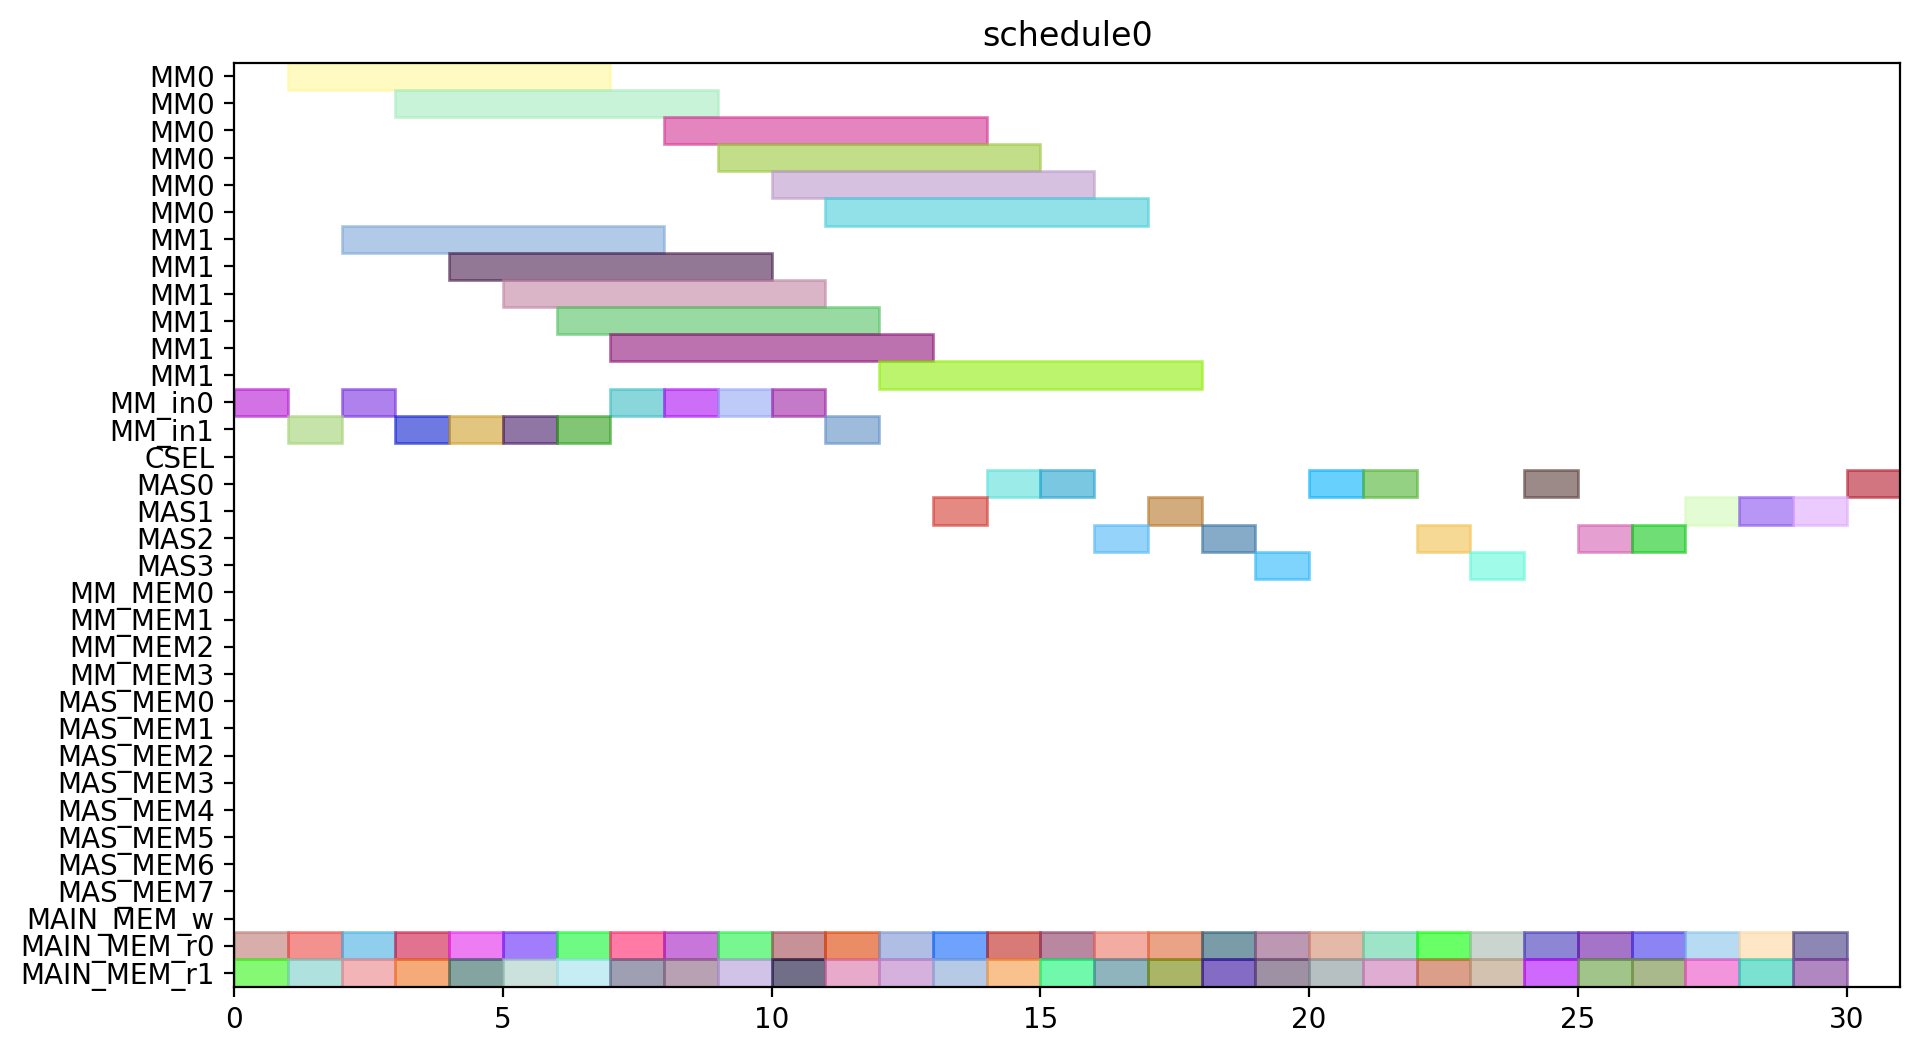

The Python source for this figure:
from pyschedule import Scenario, solvers, plotters, alt


def solve():
	horizon = 120
	S = Scenario("schedule0", horizon=horizon)

	# resource
	MM = S.Resources('MM', num=2, size=6)
	MM_in = S.Resources('MM_in', num=2)
	CSEL = S.Resource('CSEL')
	MAS = S.Resources('MAS', num=4, size=1, periods=range(1, horizon))
	MM_MEM = S.Resources('MM_MEM', num=4)
	MAS_MEM = S.Resources('MAS_MEM', num=8)
	MAIN_MEM_w = S.Resource('MAIN_MEM_w', size=1)
	MAIN_MEM_r = S.Resources('MAIN_MEM_r', num=2)

	# result of previous scheduling

	# new tasks
	c_t0_t0_t0 = S.Task('c_t0_t0_t0', length=6, delay_cost=1)
	c_t0_t0_t0 += alt(MM)
	c_t0_t0_t0_in = S.Task('c_t0_t0_t0_in', length=1, delay_cost=1)
	c_t0_t0_t0_in += alt(MM_in)
	S += c_t0_t0_t0_in*MM_in[0]<=c_t0_t0_t0*MM[0]
	S += c_t0_t0_t0_in*MM_in[1]<=c_t0_t0_t0*MM[1]
	c_t0_t0_t0_mem0 = S.Task('c_t0_t0_t0_mem0', length=1, delay_cost=1)
	c_t0_t0_t0_mem0 += MAIN_MEM_r[0]
	S += c_t0_t0_t0_mem0 <= c_t0_t0_t0

	c_t0_t0_t0_mem1 = S.Task('c_t0_t0_t0_mem1', length=1, delay_cost=1)
	c_t0_t0_t0_mem1 += MAIN_MEM_r[1]
	S += c_t0_t0_t0_mem1 <= c_t0_t0_t0

	c_t0_t0_t1 = S.Task('c_t0_t0_t1', length=6, delay_cost=1)
	c_t0_t0_t1 += alt(MM)
	c_t0_t0_t1_in = S.Task('c_t0_t0_t1_in', length=1, delay_cost=1)
	c_t0_t0_t1_in += alt(MM_in)
	S += c_t0_t0_t1_in*MM_in[0]<=c_t0_t0_t1*MM[0]
	S += c_t0_t0_t1_in*MM_in[1]<=c_t0_t0_t1*MM[1]
	c_t0_t0_t1_mem0 = S.Task('c_t0_t0_t1_mem0', length=1, delay_cost=1)
	c_t0_t0_t1_mem0 += MAIN_MEM_r[0]
	S += c_t0_t0_t1_mem0 <= c_t0_t0_t1

	c_t0_t0_t1_mem1 = S.Task('c_t0_t0_t1_mem1', length=1, delay_cost=1)
	c_t0_t0_t1_mem1 += MAIN_MEM_r[1]
	S += c_t0_t0_t1_mem1 <= c_t0_t0_t1

	c_t0_t0_t2 = S.Task('c_t0_t0_t2', length=1, delay_cost=1)
	c_t0_t0_t2 += alt(MAS)
	c_t0_t0_t2_mem0 = S.Task('c_t0_t0_t2_mem0', length=1, delay_cost=1)
	c_t0_t0_t2_mem0 += MAIN_MEM_r[0]
	S += c_t0_t0_t2_mem0 <= c_t0_t0_t2

	c_t0_t0_t2_mem1 = S.Task('c_t0_t0_t2_mem1', length=1, delay_cost=1)
	c_t0_t0_t2_mem1 += MAIN_MEM_r[1]
	S += c_t0_t0_t2_mem1 <= c_t0_t0_t2

	c_t0_t0_t3 = S.Task('c_t0_t0_t3', length=1, delay_cost=1)
	c_t0_t0_t3 += alt(MAS)
	c_t0_t0_t3_mem0 = S.Task('c_t0_t0_t3_mem0', length=1, delay_cost=1)
	c_t0_t0_t3_mem0 += MAIN_MEM_r[0]
	S += c_t0_t0_t3_mem0 <= c_t0_t0_t3

	c_t0_t0_t3_mem1 = S.Task('c_t0_t0_t3_mem1', length=1, delay_cost=1)
	c_t0_t0_t3_mem1 += MAIN_MEM_r[1]
	S += c_t0_t0_t3_mem1 <= c_t0_t0_t3

	c_t0_t1_t0 = S.Task('c_t0_t1_t0', length=6, delay_cost=1)
	c_t0_t1_t0 += alt(MM)
	c_t0_t1_t0_in = S.Task('c_t0_t1_t0_in', length=1, delay_cost=1)
	c_t0_t1_t0_in += alt(MM_in)
	S += c_t0_t1_t0_in*MM_in[0]<=c_t0_t1_t0*MM[0]
	S += c_t0_t1_t0_in*MM_in[1]<=c_t0_t1_t0*MM[1]
	c_t0_t1_t0_mem0 = S.Task('c_t0_t1_t0_mem0', length=1, delay_cost=1)
	c_t0_t1_t0_mem0 += MAIN_MEM_r[0]
	S += c_t0_t1_t0_mem0 <= c_t0_t1_t0

	c_t0_t1_t0_mem1 = S.Task('c_t0_t1_t0_mem1', length=1, delay_cost=1)
	c_t0_t1_t0_mem1 += MAIN_MEM_r[1]
	S += c_t0_t1_t0_mem1 <= c_t0_t1_t0

	c_t0_t1_t1 = S.Task('c_t0_t1_t1', length=6, delay_cost=1)
	c_t0_t1_t1 += alt(MM)
	c_t0_t1_t1_in = S.Task('c_t0_t1_t1_in', length=1, delay_cost=1)
	c_t0_t1_t1_in += alt(MM_in)
	S += c_t0_t1_t1_in*MM_in[0]<=c_t0_t1_t1*MM[0]
	S += c_t0_t1_t1_in*MM_in[1]<=c_t0_t1_t1*MM[1]
	c_t0_t1_t1_mem0 = S.Task('c_t0_t1_t1_mem0', length=1, delay_cost=1)
	c_t0_t1_t1_mem0 += MAIN_MEM_r[0]
	S += c_t0_t1_t1_mem0 <= c_t0_t1_t1

	c_t0_t1_t1_mem1 = S.Task('c_t0_t1_t1_mem1', length=1, delay_cost=1)
	c_t0_t1_t1_mem1 += MAIN_MEM_r[1]
	S += c_t0_t1_t1_mem1 <= c_t0_t1_t1

	c_t0_t1_t2 = S.Task('c_t0_t1_t2', length=1, delay_cost=1)
	c_t0_t1_t2 += alt(MAS)
	c_t0_t1_t2_mem0 = S.Task('c_t0_t1_t2_mem0', length=1, delay_cost=1)
	c_t0_t1_t2_mem0 += MAIN_MEM_r[0]
	S += c_t0_t1_t2_mem0 <= c_t0_t1_t2

	c_t0_t1_t2_mem1 = S.Task('c_t0_t1_t2_mem1', length=1, delay_cost=1)
	c_t0_t1_t2_mem1 += MAIN_MEM_r[1]
	S += c_t0_t1_t2_mem1 <= c_t0_t1_t2

	c_t0_t1_t3 = S.Task('c_t0_t1_t3', length=1, delay_cost=1)
	c_t0_t1_t3 += alt(MAS)
	c_t0_t1_t3_mem0 = S.Task('c_t0_t1_t3_mem0', length=1, delay_cost=1)
	c_t0_t1_t3_mem0 += MAIN_MEM_r[0]
	S += c_t0_t1_t3_mem0 <= c_t0_t1_t3

	c_t0_t1_t3_mem1 = S.Task('c_t0_t1_t3_mem1', length=1, delay_cost=1)
	c_t0_t1_t3_mem1 += MAIN_MEM_r[1]
	S += c_t0_t1_t3_mem1 <= c_t0_t1_t3

	c_t0_t20 = S.Task('c_t0_t20', length=1, delay_cost=1)
	c_t0_t20 += alt(MAS)
	c_t0_t20_mem0 = S.Task('c_t0_t20_mem0', length=1, delay_cost=1)
	c_t0_t20_mem0 += MAIN_MEM_r[0]
	S += c_t0_t20_mem0 <= c_t0_t20

	c_t0_t20_mem1 = S.Task('c_t0_t20_mem1', length=1, delay_cost=1)
	c_t0_t20_mem1 += MAIN_MEM_r[1]
	S += c_t0_t20_mem1 <= c_t0_t20

	c_t0_t21 = S.Task('c_t0_t21', length=1, delay_cost=1)
	c_t0_t21 += alt(MAS)
	c_t0_t21_mem0 = S.Task('c_t0_t21_mem0', length=1, delay_cost=1)
	c_t0_t21_mem0 += MAIN_MEM_r[0]
	S += c_t0_t21_mem0 <= c_t0_t21

	c_t0_t21_mem1 = S.Task('c_t0_t21_mem1', length=1, delay_cost=1)
	c_t0_t21_mem1 += MAIN_MEM_r[1]
	S += c_t0_t21_mem1 <= c_t0_t21

	c_t0_t30 = S.Task('c_t0_t30', length=1, delay_cost=1)
	c_t0_t30 += alt(MAS)
	c_t0_t30_mem0 = S.Task('c_t0_t30_mem0', length=1, delay_cost=1)
	c_t0_t30_mem0 += MAIN_MEM_r[0]
	S += c_t0_t30_mem0 <= c_t0_t30

	c_t0_t30_mem1 = S.Task('c_t0_t30_mem1', length=1, delay_cost=1)
	c_t0_t30_mem1 += MAIN_MEM_r[1]
	S += c_t0_t30_mem1 <= c_t0_t30

	c_t0_t31 = S.Task('c_t0_t31', length=1, delay_cost=1)
	c_t0_t31 += alt(MAS)
	c_t0_t31_mem0 = S.Task('c_t0_t31_mem0', length=1, delay_cost=1)
	c_t0_t31_mem0 += MAIN_MEM_r[0]
	S += c_t0_t31_mem0 <= c_t0_t31

	c_t0_t31_mem1 = S.Task('c_t0_t31_mem1', length=1, delay_cost=1)
	c_t0_t31_mem1 += MAIN_MEM_r[1]
	S += c_t0_t31_mem1 <= c_t0_t31

	c_t1_t0_t0 = S.Task('c_t1_t0_t0', length=6, delay_cost=1)
	c_t1_t0_t0 += alt(MM)
	c_t1_t0_t0_in = S.Task('c_t1_t0_t0_in', length=1, delay_cost=1)
	c_t1_t0_t0_in += alt(MM_in)
	S += c_t1_t0_t0_in*MM_in[0]<=c_t1_t0_t0*MM[0]
	S += c_t1_t0_t0_in*MM_in[1]<=c_t1_t0_t0*MM[1]
	c_t1_t0_t0_mem0 = S.Task('c_t1_t0_t0_mem0', length=1, delay_cost=1)
	c_t1_t0_t0_mem0 += MAIN_MEM_r[0]
	S += c_t1_t0_t0_mem0 <= c_t1_t0_t0

	c_t1_t0_t0_mem1 = S.Task('c_t1_t0_t0_mem1', length=1, delay_cost=1)
	c_t1_t0_t0_mem1 += MAIN_MEM_r[1]
	S += c_t1_t0_t0_mem1 <= c_t1_t0_t0

	c_t1_t0_t1 = S.Task('c_t1_t0_t1', length=6, delay_cost=1)
	c_t1_t0_t1 += alt(MM)
	c_t1_t0_t1_in = S.Task('c_t1_t0_t1_in', length=1, delay_cost=1)
	c_t1_t0_t1_in += alt(MM_in)
	S += c_t1_t0_t1_in*MM_in[0]<=c_t1_t0_t1*MM[0]
	S += c_t1_t0_t1_in*MM_in[1]<=c_t1_t0_t1*MM[1]
	c_t1_t0_t1_mem0 = S.Task('c_t1_t0_t1_mem0', length=1, delay_cost=1)
	c_t1_t0_t1_mem0 += MAIN_MEM_r[0]
	S += c_t1_t0_t1_mem0 <= c_t1_t0_t1

	c_t1_t0_t1_mem1 = S.Task('c_t1_t0_t1_mem1', length=1, delay_cost=1)
	c_t1_t0_t1_mem1 += MAIN_MEM_r[1]
	S += c_t1_t0_t1_mem1 <= c_t1_t0_t1

	c_t1_t0_t2 = S.Task('c_t1_t0_t2', length=1, delay_cost=1)
	c_t1_t0_t2 += alt(MAS)
	c_t1_t0_t2_mem0 = S.Task('c_t1_t0_t2_mem0', length=1, delay_cost=1)
	c_t1_t0_t2_mem0 += MAIN_MEM_r[0]
	S += c_t1_t0_t2_mem0 <= c_t1_t0_t2

	c_t1_t0_t2_mem1 = S.Task('c_t1_t0_t2_mem1', length=1, delay_cost=1)
	c_t1_t0_t2_mem1 += MAIN_MEM_r[1]
	S += c_t1_t0_t2_mem1 <= c_t1_t0_t2

	c_t1_t0_t3 = S.Task('c_t1_t0_t3', length=1, delay_cost=1)
	c_t1_t0_t3 += alt(MAS)
	c_t1_t0_t3_mem0 = S.Task('c_t1_t0_t3_mem0', length=1, delay_cost=1)
	c_t1_t0_t3_mem0 += MAIN_MEM_r[0]
	S += c_t1_t0_t3_mem0 <= c_t1_t0_t3

	c_t1_t0_t3_mem1 = S.Task('c_t1_t0_t3_mem1', length=1, delay_cost=1)
	c_t1_t0_t3_mem1 += MAIN_MEM_r[1]
	S += c_t1_t0_t3_mem1 <= c_t1_t0_t3

	c_t1_t1_t0 = S.Task('c_t1_t1_t0', length=6, delay_cost=1)
	c_t1_t1_t0 += alt(MM)
	c_t1_t1_t0_in = S.Task('c_t1_t1_t0_in', length=1, delay_cost=1)
	c_t1_t1_t0_in += alt(MM_in)
	S += c_t1_t1_t0_in*MM_in[0]<=c_t1_t1_t0*MM[0]
	S += c_t1_t1_t0_in*MM_in[1]<=c_t1_t1_t0*MM[1]
	c_t1_t1_t0_mem0 = S.Task('c_t1_t1_t0_mem0', length=1, delay_cost=1)
	c_t1_t1_t0_mem0 += MAIN_MEM_r[0]
	S += c_t1_t1_t0_mem0 <= c_t1_t1_t0

	c_t1_t1_t0_mem1 = S.Task('c_t1_t1_t0_mem1', length=1, delay_cost=1)
	c_t1_t1_t0_mem1 += MAIN_MEM_r[1]
	S += c_t1_t1_t0_mem1 <= c_t1_t1_t0

	c_t1_t1_t1 = S.Task('c_t1_t1_t1', length=6, delay_cost=1)
	c_t1_t1_t1 += alt(MM)
	c_t1_t1_t1_in = S.Task('c_t1_t1_t1_in', length=1, delay_cost=1)
	c_t1_t1_t1_in += alt(MM_in)
	S += c_t1_t1_t1_in*MM_in[0]<=c_t1_t1_t1*MM[0]
	S += c_t1_t1_t1_in*MM_in[1]<=c_t1_t1_t1*MM[1]
	c_t1_t1_t1_mem0 = S.Task('c_t1_t1_t1_mem0', length=1, delay_cost=1)
	c_t1_t1_t1_mem0 += MAIN_MEM_r[0]
	S += c_t1_t1_t1_mem0 <= c_t1_t1_t1

	c_t1_t1_t1_mem1 = S.Task('c_t1_t1_t1_mem1', length=1, delay_cost=1)
	c_t1_t1_t1_mem1 += MAIN_MEM_r[1]
	S += c_t1_t1_t1_mem1 <= c_t1_t1_t1

	c_t1_t1_t2 = S.Task('c_t1_t1_t2', length=1, delay_cost=1)
	c_t1_t1_t2 += alt(MAS)
	c_t1_t1_t2_mem0 = S.Task('c_t1_t1_t2_mem0', length=1, delay_cost=1)
	c_t1_t1_t2_mem0 += MAIN_MEM_r[0]
	S += c_t1_t1_t2_mem0 <= c_t1_t1_t2

	c_t1_t1_t2_mem1 = S.Task('c_t1_t1_t2_mem1', length=1, delay_cost=1)
	c_t1_t1_t2_mem1 += MAIN_MEM_r[1]
	S += c_t1_t1_t2_mem1 <= c_t1_t1_t2

	c_t1_t1_t3 = S.Task('c_t1_t1_t3', length=1, delay_cost=1)
	c_t1_t1_t3 += alt(MAS)
	c_t1_t1_t3_mem0 = S.Task('c_t1_t1_t3_mem0', length=1, delay_cost=1)
	c_t1_t1_t3_mem0 += MAIN_MEM_r[0]
	S += c_t1_t1_t3_mem0 <= c_t1_t1_t3

	c_t1_t1_t3_mem1 = S.Task('c_t1_t1_t3_mem1', length=1, delay_cost=1)
	c_t1_t1_t3_mem1 += MAIN_MEM_r[1]
	S += c_t1_t1_t3_mem1 <= c_t1_t1_t3

	c_t1_t20 = S.Task('c_t1_t20', length=1, delay_cost=1)
	c_t1_t20 += alt(MAS)
	c_t1_t20_mem0 = S.Task('c_t1_t20_mem0', length=1, delay_cost=1)
	c_t1_t20_mem0 += MAIN_MEM_r[0]
	S += c_t1_t20_mem0 <= c_t1_t20

	c_t1_t20_mem1 = S.Task('c_t1_t20_mem1', length=1, delay_cost=1)
	c_t1_t20_mem1 += MAIN_MEM_r[1]
	S += c_t1_t20_mem1 <= c_t1_t20

	c_t1_t21 = S.Task('c_t1_t21', length=1, delay_cost=1)
	c_t1_t21 += alt(MAS)
	c_t1_t21_mem0 = S.Task('c_t1_t21_mem0', length=1, delay_cost=1)
	c_t1_t21_mem0 += MAIN_MEM_r[0]
	S += c_t1_t21_mem0 <= c_t1_t21

	c_t1_t21_mem1 = S.Task('c_t1_t21_mem1', length=1, delay_cost=1)
	c_t1_t21_mem1 += MAIN_MEM_r[1]
	S += c_t1_t21_mem1 <= c_t1_t21

	c_t1_t30 = S.Task('c_t1_t30', length=1, delay_cost=1)
	c_t1_t30 += alt(MAS)
	c_t1_t30_mem0 = S.Task('c_t1_t30_mem0', length=1, delay_cost=1)
	c_t1_t30_mem0 += MAIN_MEM_r[0]
	S += c_t1_t30_mem0 <= c_t1_t30

	c_t1_t30_mem1 = S.Task('c_t1_t30_mem1', length=1, delay_cost=1)
	c_t1_t30_mem1 += MAIN_MEM_r[1]
	S += c_t1_t30_mem1 <= c_t1_t30

	c_t1_t31 = S.Task('c_t1_t31', length=1, delay_cost=1)
	c_t1_t31 += alt(MAS)
	c_t1_t31_mem0 = S.Task('c_t1_t31_mem0', length=1, delay_cost=1)
	c_t1_t31_mem0 += MAIN_MEM_r[0]
	S += c_t1_t31_mem0 <= c_t1_t31

	c_t1_t31_mem1 = S.Task('c_t1_t31_mem1', length=1, delay_cost=1)
	c_t1_t31_mem1 += MAIN_MEM_r[1]
	S += c_t1_t31_mem1 <= c_t1_t31

	c_t2_t0_t0 = S.Task('c_t2_t0_t0', length=6, delay_cost=1)
	c_t2_t0_t0 += alt(MM)
	c_t2_t0_t0_in = S.Task('c_t2_t0_t0_in', length=1, delay_cost=1)
	c_t2_t0_t0_in += alt(MM_in)
	S += c_t2_t0_t0_in*MM_in[0]<=c_t2_t0_t0*MM[0]
	S += c_t2_t0_t0_in*MM_in[1]<=c_t2_t0_t0*MM[1]
	c_t2_t0_t0_mem0 = S.Task('c_t2_t0_t0_mem0', length=1, delay_cost=1)
	c_t2_t0_t0_mem0 += MAIN_MEM_r[0]
	S += c_t2_t0_t0_mem0 <= c_t2_t0_t0

	c_t2_t0_t0_mem1 = S.Task('c_t2_t0_t0_mem1', length=1, delay_cost=1)
	c_t2_t0_t0_mem1 += MAIN_MEM_r[1]
	S += c_t2_t0_t0_mem1 <= c_t2_t0_t0

	c_t2_t0_t1 = S.Task('c_t2_t0_t1', length=6, delay_cost=1)
	c_t2_t0_t1 += alt(MM)
	c_t2_t0_t1_in = S.Task('c_t2_t0_t1_in', length=1, delay_cost=1)
	c_t2_t0_t1_in += alt(MM_in)
	S += c_t2_t0_t1_in*MM_in[0]<=c_t2_t0_t1*MM[0]
	S += c_t2_t0_t1_in*MM_in[1]<=c_t2_t0_t1*MM[1]
	c_t2_t0_t1_mem0 = S.Task('c_t2_t0_t1_mem0', length=1, delay_cost=1)
	c_t2_t0_t1_mem0 += MAIN_MEM_r[0]
	S += c_t2_t0_t1_mem0 <= c_t2_t0_t1

	c_t2_t0_t1_mem1 = S.Task('c_t2_t0_t1_mem1', length=1, delay_cost=1)
	c_t2_t0_t1_mem1 += MAIN_MEM_r[1]
	S += c_t2_t0_t1_mem1 <= c_t2_t0_t1

	c_t2_t0_t2 = S.Task('c_t2_t0_t2', length=1, delay_cost=1)
	c_t2_t0_t2 += alt(MAS)
	c_t2_t0_t2_mem0 = S.Task('c_t2_t0_t2_mem0', length=1, delay_cost=1)
	c_t2_t0_t2_mem0 += MAIN_MEM_r[0]
	S += c_t2_t0_t2_mem0 <= c_t2_t0_t2

	c_t2_t0_t2_mem1 = S.Task('c_t2_t0_t2_mem1', length=1, delay_cost=1)
	c_t2_t0_t2_mem1 += MAIN_MEM_r[1]
	S += c_t2_t0_t2_mem1 <= c_t2_t0_t2

	c_t2_t0_t3 = S.Task('c_t2_t0_t3', length=1, delay_cost=1)
	c_t2_t0_t3 += alt(MAS)
	c_t2_t0_t3_mem0 = S.Task('c_t2_t0_t3_mem0', length=1, delay_cost=1)
	c_t2_t0_t3_mem0 += MAIN_MEM_r[0]
	S += c_t2_t0_t3_mem0 <= c_t2_t0_t3

	c_t2_t0_t3_mem1 = S.Task('c_t2_t0_t3_mem1', length=1, delay_cost=1)
	c_t2_t0_t3_mem1 += MAIN_MEM_r[1]
	S += c_t2_t0_t3_mem1 <= c_t2_t0_t3

	c_t2_t1_t0 = S.Task('c_t2_t1_t0', length=6, delay_cost=1)
	c_t2_t1_t0 += alt(MM)
	c_t2_t1_t0_in = S.Task('c_t2_t1_t0_in', length=1, delay_cost=1)
	c_t2_t1_t0_in += alt(MM_in)
	S += c_t2_t1_t0_in*MM_in[0]<=c_t2_t1_t0*MM[0]
	S += c_t2_t1_t0_in*MM_in[1]<=c_t2_t1_t0*MM[1]
	c_t2_t1_t0_mem0 = S.Task('c_t2_t1_t0_mem0', length=1, delay_cost=1)
	c_t2_t1_t0_mem0 += MAIN_MEM_r[0]
	S += c_t2_t1_t0_mem0 <= c_t2_t1_t0

	c_t2_t1_t0_mem1 = S.Task('c_t2_t1_t0_mem1', length=1, delay_cost=1)
	c_t2_t1_t0_mem1 += MAIN_MEM_r[1]
	S += c_t2_t1_t0_mem1 <= c_t2_t1_t0

	c_t2_t1_t1 = S.Task('c_t2_t1_t1', length=6, delay_cost=1)
	c_t2_t1_t1 += alt(MM)
	c_t2_t1_t1_in = S.Task('c_t2_t1_t1_in', length=1, delay_cost=1)
	c_t2_t1_t1_in += alt(MM_in)
	S += c_t2_t1_t1_in*MM_in[0]<=c_t2_t1_t1*MM[0]
	S += c_t2_t1_t1_in*MM_in[1]<=c_t2_t1_t1*MM[1]
	c_t2_t1_t1_mem0 = S.Task('c_t2_t1_t1_mem0', length=1, delay_cost=1)
	c_t2_t1_t1_mem0 += MAIN_MEM_r[0]
	S += c_t2_t1_t1_mem0 <= c_t2_t1_t1

	c_t2_t1_t1_mem1 = S.Task('c_t2_t1_t1_mem1', length=1, delay_cost=1)
	c_t2_t1_t1_mem1 += MAIN_MEM_r[1]
	S += c_t2_t1_t1_mem1 <= c_t2_t1_t1

	solvers.mip.solve(S,msg=1,kind='CPLEX',ratio_gap=1.01)

	solution = [['hoge']*len(S.solution()[1]) for i in range(len(S.solution()))]
	for i in range(len(S.solution())):
		for j in range(len(S.solution()[i])):
			solution[i][j]=str(S.solution()[i][j])
	print(solution)

	cycles = int(solution[-1][3])

	pic_file_name = "/home/mfukuda/ABE/multiRAM_multiMAS_16mux/scheduling_result/stage6MM2_stage1MAS4/MUL/schedule0.png"
	if(S.solution() != []):
		plotters.matplotlib.plot(S,img_filename=pic_file_name, show_task_labels=False, fig_size=(cycles*0.25+3, 6))

	return solution
